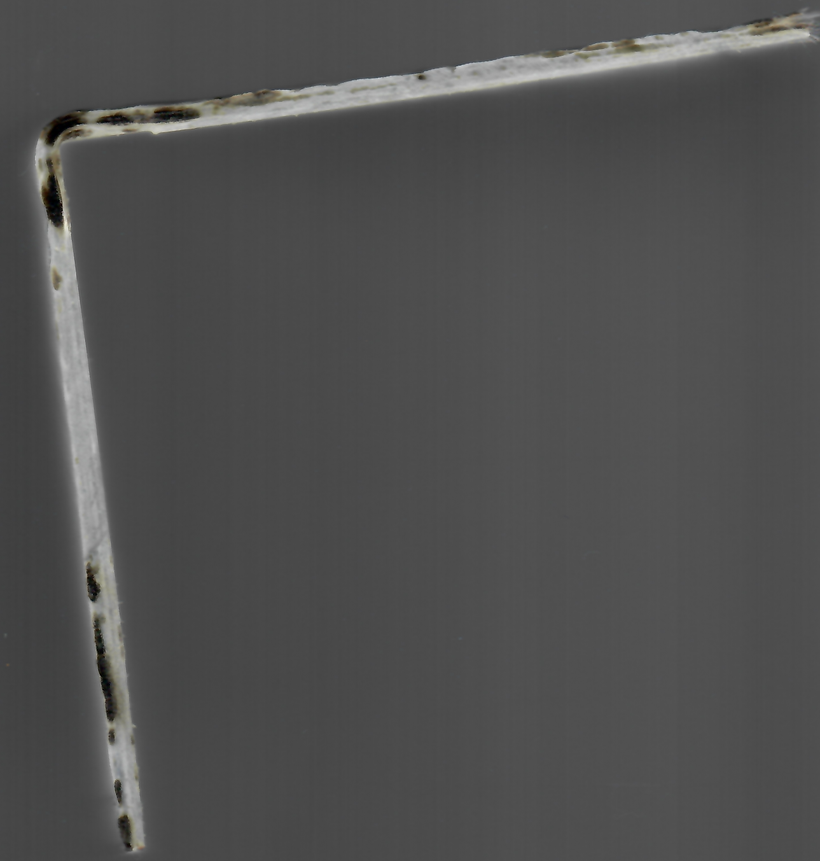
#> input picture LQ1.png, 820 x 861 px, shrunk from 1289 x 1353 before the run
$ python Script.py
#> lines starting #> are read from the running program, lines starting #| are printed output that depends on the picture
import numpy as np

from skimage.transform import (hough_line, hough_line_peaks,
                               probabilistic_hough_line)
from skimage.feature import canny
from skimage import data

from pylab import imread, imshow, gray, mean

import matplotlib.pyplot as plt
from matplotlib import cm

image = imread('LQ1.png')
#> image is the input picture: shape (861, 820, 4) float32; mean R, G, B, A 0.313, 0.313, 0.312, 1
image = np.mean(image,axis=2)
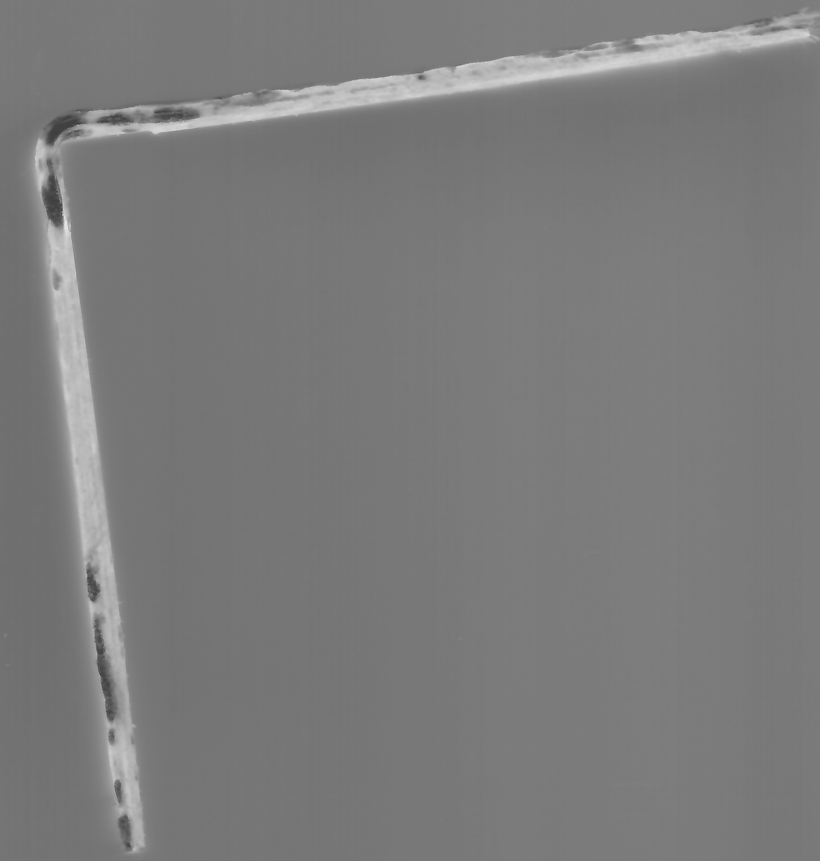
#> image: shape (861, 820) float32; min 0.25, max 0.919, mean 0.484
image = (image < 128)*255
#> image: shape (861, 820) int64; every value is 255

h, theta, d = hough_line(image)
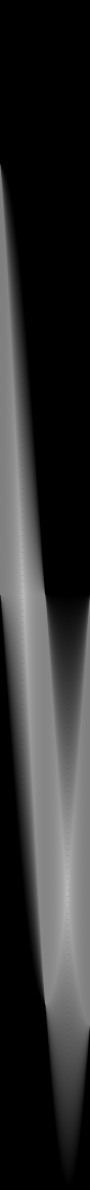
#> h: shape (2379, 180) uint64 (shown at 1/2 size); min 0, max 1640, mean 296.8; drawn with min black and max white
#> theta = 180 values from -1.57 to 1.55; d = 2379 values from -1189 to 1189

fig, axes = plt.subplots(1, 3, figsize=(15, 6),
                         subplot_kw={'adjustable': 'box-forced'})
ax = axes.ravel()

ax[0].imshow(image, cmap=cm.gray)
ax[0].set_title('Input image')
ax[0].set_axis_off()
ax[1].imshow(np.log(1 + h),
             extent=[np.rad2deg(theta[-1]), np.rad2deg(theta[0]), d[-1], d[0]],
             cmap=cm.gray, aspect=1/1.5)
ax[1].set_title('Hough transform')
ax[1].set_xlabel('Angles (degrees)')
ax[1].set_ylabel('Distance (pixels)')
ax[1].axis('image')

ax[2].imshow(image, cmap=cm.gray)
for _, angle, dist in zip(*hough_line_peaks(h, theta, d)):
    y0 = (dist - 0 * np.cos(angle)) / np.sin(angle)
    y1 = (dist - image.shape[1] * np.cos(angle)) / np.sin(angle)
    ax[2].plot((0, image.shape[1]), (y0, y1), '-r')
#> this loop made 97 passes
#> (angle, dist, y0, y1) on passes 1 to 12: (0.785, 607, 858.4, 38.43), (0.785, 595, 841.5, 21.46), (0.785, 585, 827.3, 7.31), (-0.785, -1, 1.41, 821.4), (-0.785, -11, 15.56, 835.6), (-0.785, -21, 29.7, 849.7), (-0.593, 196, -350.5, 865.2), (-0.576, 218, -400.3, 862.4), (-0.559, 238, -449.1, 863.1), (-0.541, 257, -499, 865.7), (-0.524, 275, -550, 870.3), (-0.506, 298, -614.7, 864.6)
ax[2].set_xlim((0, image.shape[1]))
ax[2].set_ylim((image.shape[0], 0))
ax[2].set_axis_off()
ax[2].set_title('Detected lines')

plt.tight_layout()
plt.show()
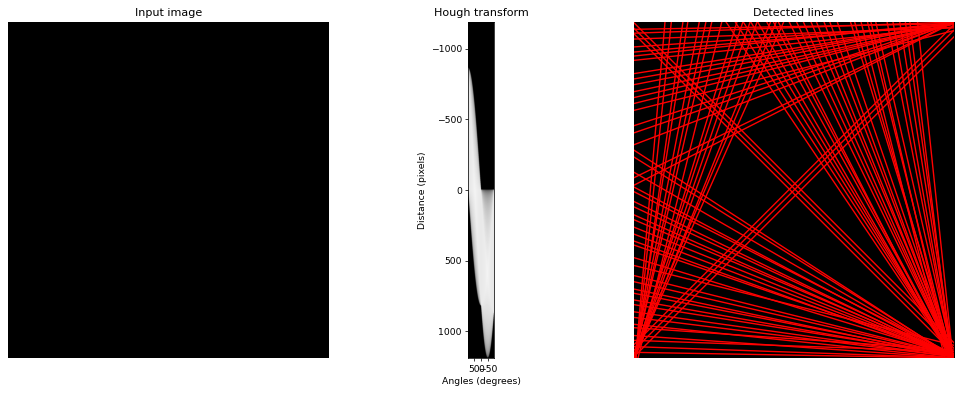
#> figure drawn by matplotlib, 3 panels

angle=[]
dist=[]
for _, a , d in zip(*hough_line_peaks(h, theta, d)):
    angle.append(a)
    dist.append(d)
#> this loop made 97 passes
#> (a, d) on passes 1 to 12: (0.785, 607), (0.785, 595), (0.785, 585), (-0.785, -1), (-0.785, -11), (-0.785, -21), (-0.593, 196), (-0.576, 218), (-0.559, 238), (-0.541, 257), (-0.524, 275), (-0.506, 298)
#> after the loop, angle = 97 values, max 1.55 at index 95, min -1.55 at index 96, mean -0.179; dist = 97 values, max 723 at index 63, min -846 at index 96, mean 43.69

angle = [a*180/np.pi for a in angle]
#> angle = 97 values, max 89 at index 95, min -89 at index 96, mean -10.28
angle_reel = np.max(angle) - np.min(angle)
#> angle_reel = 178

$ run again, with LQ2.png copied over LQ1.png
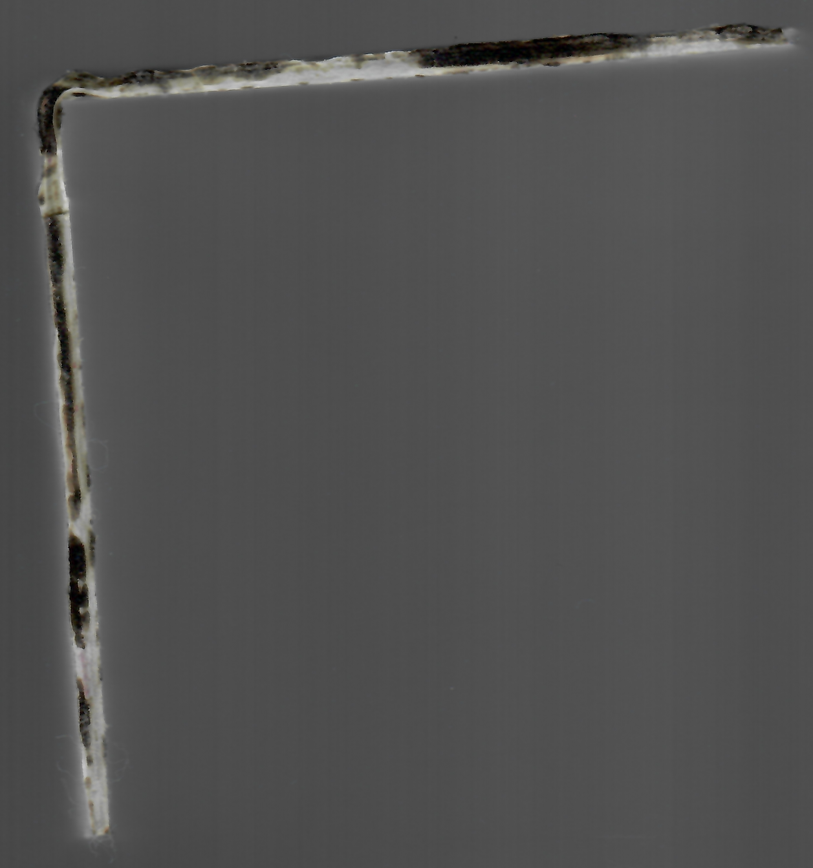
#> input picture LQ2.png, 813 x 868 px, shrunk from 1257 x 1343 before the run
#> image is the input picture: shape (868, 813, 4) float32; mean R, G, B, A 0.32, 0.319, 0.317, 1
#> `image = np.mean(image,axis=2)`:
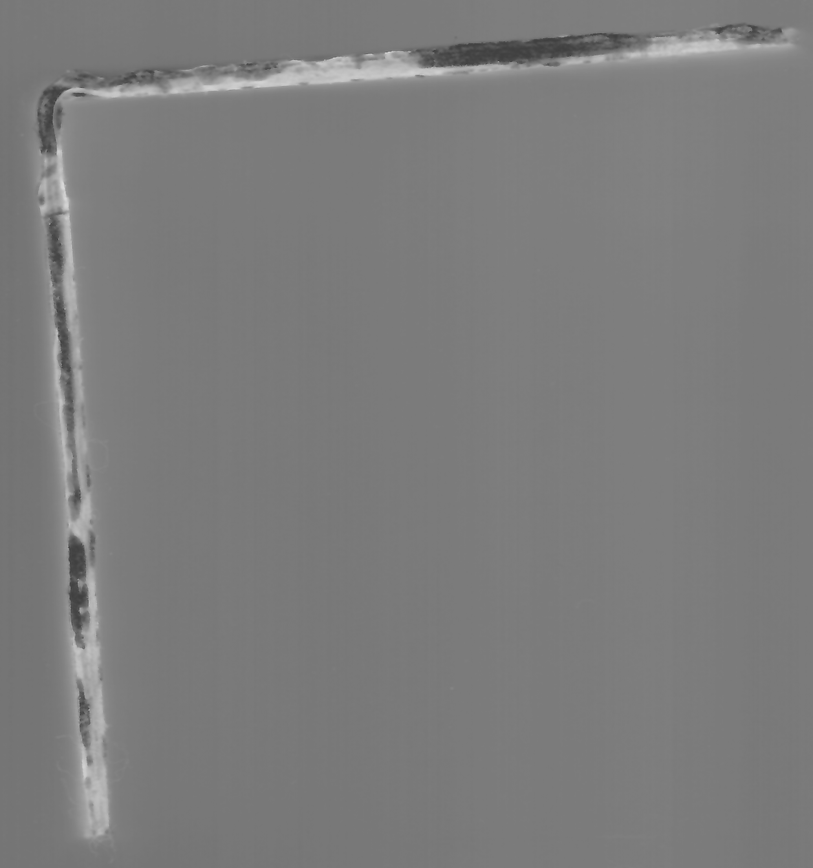
#> image: shape (868, 813) float32; min 0.25, max 0.855, mean 0.489
#> `h, theta, d = hough_line(image)`: theta = 180 values from -1.57 to 1.55; d = 2381 values from -1190 to 1190
#> the loop `for _, angle, dist in zip(*hough_line_peaks(h, theta, d)):` made 99 passes
#> (angle, dist, y0, y1) on passes 1 to 8: (0.785, 612, 865.5, 52.5), (0.785, 602, 851.4, 38.36), (0.785, 590, 834.4, 21.39), (0.785, 578, 817.4, 4.42), (-0.785, -1, 1.41, 814.4), (-0.785, -11, 15.56, 828.6), (-0.785, -21, 29.7, 842.7), (-0.785, -33, 46.67, 859.7)
#> `plt.show()`:
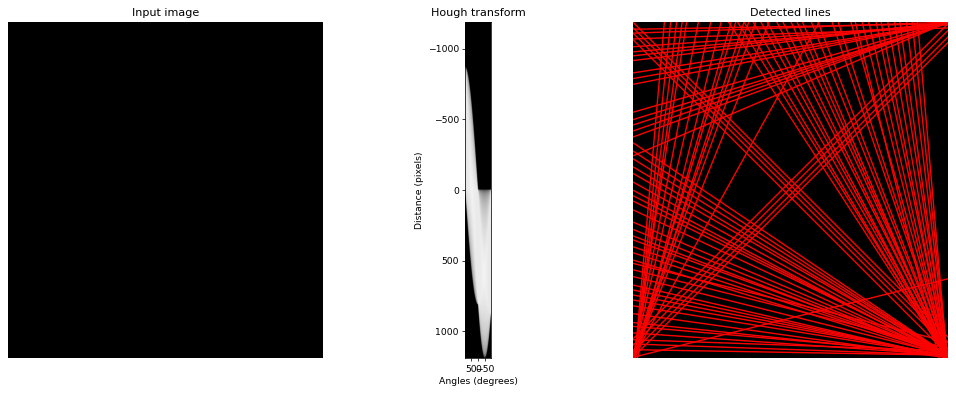
#> figure drawn by matplotlib, 3 panels
#> the loop `for _, a , d in zip(*hough_line_peaks(h, theta, d)):` made 99 passes
#> (a, d) on passes 1 to 8: (0.785, 612), (0.785, 602), (0.785, 590), (0.785, 578), (-0.785, -1), (-0.785, -11), (-0.785, -21), (-0.785, -33)
#> after the loop `for _, a , d in zip(*hough_line_peaks(h, theta, d)):`: angle = 99 values, max 1.55 at index 97, min -1.55 at index 98, mean -0.224; dist = 99 values, max 840 at index 73, min -846 at index 98, mean 35.72
#> `angle = [a*180/np.pi for a in angle]`: angle = 99 values, max 89 at index 97, min -89 at index 98, mean -12.86
#> angle_reel = 178
